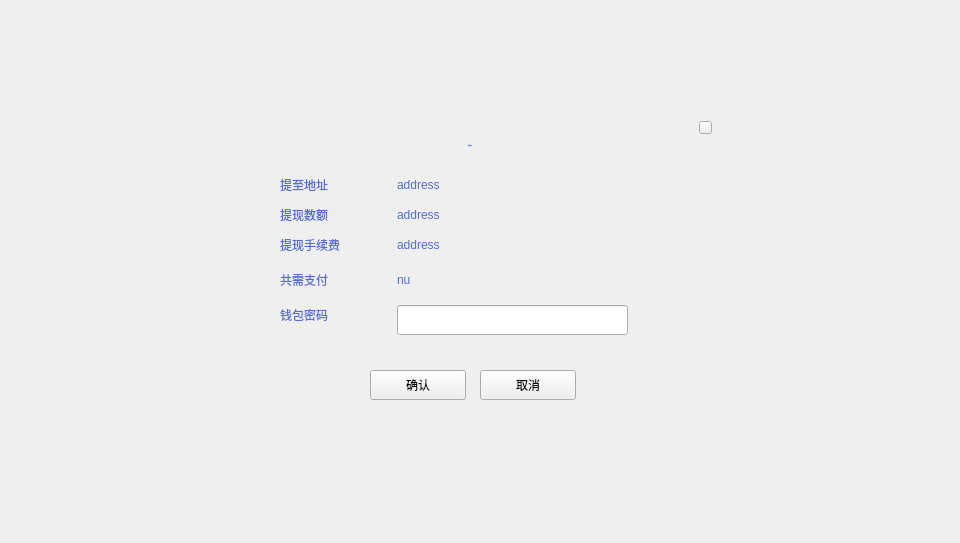
<?xml version="1.0" encoding="UTF-8"?>
<ui version="4.0">
 <class>WithdrawConfirmWidget</class>
 <widget class="QWidget" name="WithdrawConfirmWidget">
  <property name="geometry">
   <rect>
    <x>0</x>
    <y>0</y>
    <width>960</width>
    <height>543</height>
   </rect>
  </property>
  <property name="windowTitle">
   <string>Form</string>
  </property>
  <widget class="QWidget" name="widget" native="true">
   <property name="geometry">
    <rect>
     <x>0</x>
     <y>0</y>
     <width>960</width>
     <height>543</height>
    </rect>
   </property>
   <widget class="QWidget" name="containerWidget" native="true">
    <property name="geometry">
     <rect>
      <x>240</x>
      <y>110</y>
      <width>481</width>
      <height>321</height>
     </rect>
    </property>
    <widget class="QLabel" name="label_title">
     <property name="geometry">
      <rect>
       <x>130</x>
       <y>20</y>
       <width>200</width>
       <height>30</height>
      </rect>
     </property>
     <property name="font">
      <font>
       <family>微软雅黑</family>
       <pointsize>-1</pointsize>
       <weight>50</weight>
       <italic>false</italic>
       <bold>false</bold>
      </font>
     </property>
     <property name="styleSheet">
      <string notr="true">font: 14px &quot;微软雅黑&quot;;
color: rgb(83,107,215);</string>
     </property>
     <property name="text">
      <string>提现确认</string>
     </property>
     <property name="alignment">
      <set>Qt::AlignCenter</set>
     </property>
    </widget>
    <widget class="QLabel" name="label_address">
     <property name="geometry">
      <rect>
       <x>157</x>
       <y>65</y>
       <width>311</width>
       <height>21</height>
      </rect>
     </property>
     <property name="styleSheet">
      <string notr="true">color: rgb(83,107,215);
font: 11px &quot;Microsoft YaHei UI Light&quot;;</string>
     </property>
     <property name="text">
      <string>address</string>
     </property>
     <property name="textInteractionFlags">
      <set>Qt::LinksAccessibleByMouse|Qt::TextSelectableByMouse</set>
     </property>
    </widget>
    <widget class="QLabel" name="label_2">
     <property name="geometry">
      <rect>
       <x>40</x>
       <y>125</y>
       <width>111</width>
       <height>20</height>
      </rect>
     </property>
     <property name="styleSheet">
      <string notr="true">color: rgb(83,107,215);
font: 11px &quot;Microsoft YaHei UI Light&quot;;</string>
     </property>
     <property name="text">
      <string>提现手续费</string>
     </property>
    </widget>
    <widget class="QLabel" name="label_totalNumber">
     <property name="geometry">
      <rect>
       <x>157</x>
       <y>160</y>
       <width>260</width>
       <height>20</height>
      </rect>
     </property>
     <property name="styleSheet">
      <string notr="true">color: rgb(83,107,215);
font: 11px &quot;Microsoft YaHei UI Light&quot;;</string>
     </property>
     <property name="text">
      <string>nu</string>
     </property>
    </widget>
    <widget class="QToolButton" name="toolButton_cancel">
     <property name="geometry">
      <rect>
       <x>240</x>
       <y>260</y>
       <width>96</width>
       <height>30</height>
      </rect>
     </property>
     <property name="cursor">
      <cursorShape>PointingHandCursor</cursorShape>
     </property>
     <property name="text">
      <string>取消</string>
     </property>
    </widget>
    <widget class="QLabel" name="label_actualNumber">
     <property name="geometry">
      <rect>
       <x>157</x>
       <y>95</y>
       <width>241</width>
       <height>20</height>
      </rect>
     </property>
     <property name="styleSheet">
      <string notr="true">color: rgb(83,107,215);
font: 11px &quot;Microsoft YaHei UI Light&quot;;</string>
     </property>
     <property name="text">
      <string>address</string>
     </property>
    </widget>
    <widget class="QLabel" name="label_3">
     <property name="geometry">
      <rect>
       <x>40</x>
       <y>160</y>
       <width>111</width>
       <height>20</height>
      </rect>
     </property>
     <property name="styleSheet">
      <string notr="true">color: rgb(83,107,215);
font: 11px &quot;Microsoft YaHei UI Light&quot;;</string>
     </property>
     <property name="text">
      <string>共需支付</string>
     </property>
    </widget>
    <widget class="QLabel" name="label_1">
     <property name="geometry">
      <rect>
       <x>40</x>
       <y>95</y>
       <width>111</width>
       <height>20</height>
      </rect>
     </property>
     <property name="styleSheet">
      <string notr="true">color: rgb(83,107,215);
font: 11px &quot;Microsoft YaHei UI Light&quot;;</string>
     </property>
     <property name="text">
      <string>提现数额</string>
     </property>
    </widget>
    <widget class="QLabel" name="label_4">
     <property name="geometry">
      <rect>
       <x>40</x>
       <y>195</y>
       <width>111</width>
       <height>20</height>
      </rect>
     </property>
     <property name="styleSheet">
      <string notr="true">color: rgb(83,107,215);
font: 11px &quot;Microsoft YaHei UI Light&quot;;</string>
     </property>
     <property name="text">
      <string>钱包密码</string>
     </property>
    </widget>
    <widget class="QToolButton" name="toolButton_confirm">
     <property name="geometry">
      <rect>
       <x>130</x>
       <y>260</y>
       <width>96</width>
       <height>30</height>
      </rect>
     </property>
     <property name="cursor">
      <cursorShape>PointingHandCursor</cursorShape>
     </property>
     <property name="text">
      <string>确认</string>
     </property>
    </widget>
    <widget class="QLabel" name="label_feeNumber">
     <property name="geometry">
      <rect>
       <x>157</x>
       <y>125</y>
       <width>261</width>
       <height>20</height>
      </rect>
     </property>
     <property name="styleSheet">
      <string notr="true">color: rgb(83,107,215);
font: 11px &quot;Microsoft YaHei UI Light&quot;;</string>
     </property>
     <property name="text">
      <string>address</string>
     </property>
    </widget>
    <widget class="QLabel" name="label_5">
     <property name="geometry">
      <rect>
       <x>40</x>
       <y>65</y>
       <width>111</width>
       <height>20</height>
      </rect>
     </property>
     <property name="styleSheet">
      <string notr="true">color: rgb(83,107,215);
font: 11px &quot;Microsoft YaHei UI Light&quot;;</string>
     </property>
     <property name="text">
      <string>提至地址</string>
     </property>
    </widget>
    <widget class="QLineEdit" name="lineEdit">
     <property name="geometry">
      <rect>
       <x>157</x>
       <y>195</y>
       <width>231</width>
       <height>30</height>
      </rect>
     </property>
     <property name="echoMode">
      <enum>QLineEdit::Password</enum>
     </property>
    </widget>
    <widget class="QToolButton" name="closeBtn">
     <property name="geometry">
      <rect>
       <x>459</x>
       <y>11</y>
       <width>13</width>
       <height>13</height>
      </rect>
     </property>
     <property name="cursor">
      <cursorShape>PointingHandCursor</cursorShape>
     </property>
     <property name="focusPolicy">
      <enum>Qt::NoFocus</enum>
     </property>
     <property name="text">
      <string/>
     </property>
    </widget>
   </widget>
  </widget>
 </widget>
 <resources/>
 <connections/>
</ui>
